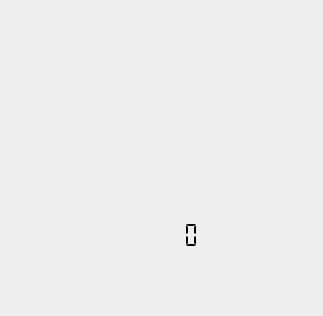
<?xml version="1.0" encoding="UTF-8"?>
<ui version="4.0">
 <class>TomatoClock</class>
 <widget class="QWidget" name="TomatoClock">
  <property name="geometry">
   <rect>
    <x>0</x>
    <y>0</y>
    <width>323</width>
    <height>316</height>
   </rect>
  </property>
  <property name="windowTitle">
   <string>Form</string>
  </property>
  <widget class="QPushButton" name="closeButton">
   <property name="geometry">
    <rect>
     <x>10</x>
     <y>10</y>
     <width>31</width>
     <height>31</height>
    </rect>
   </property>
   <property name="text">
    <string/>
   </property>
   <property name="icon">
    <iconset theme="QIcon::ThemeIcon::EditClear"/>
   </property>
   <property name="iconSize">
    <size>
     <width>20</width>
     <height>20</height>
    </size>
   </property>
   <property name="flat">
    <bool>true</bool>
   </property>
  </widget>
  <widget class="QLCDNumber" name="Timer">
   <property name="geometry">
    <rect>
     <x>130</x>
     <y>220</y>
     <width>71</width>
     <height>31</height>
    </rect>
   </property>
   <property name="styleSheet">
    <string notr="true">border-style:none</string>
   </property>
   <property name="frameShape">
    <enum>QFrame::Shape::NoFrame</enum>
   </property>
   <property name="segmentStyle">
    <enum>QLCDNumber::SegmentStyle::Flat</enum>
   </property>
  </widget>
  <widget class="QPushButton" name="pushButton">
   <property name="geometry">
    <rect>
     <x>100</x>
     <y>80</y>
     <width>121</width>
     <height>131</height>
    </rect>
   </property>
   <property name="text">
    <string/>
   </property>
   <property name="icon">
    <iconset resource="res.qrc">
     <normaloff>:/Themes/Assets/Tomato.svg</normaloff>:/Themes/Assets/Tomato.svg</iconset>
   </property>
   <property name="iconSize">
    <size>
     <width>140</width>
     <height>140</height>
    </size>
   </property>
   <property name="flat">
    <bool>true</bool>
   </property>
  </widget>
 </widget>
 <resources>
  <include location="res.qrc"/>
 </resources>
 <connections/>
</ui>
